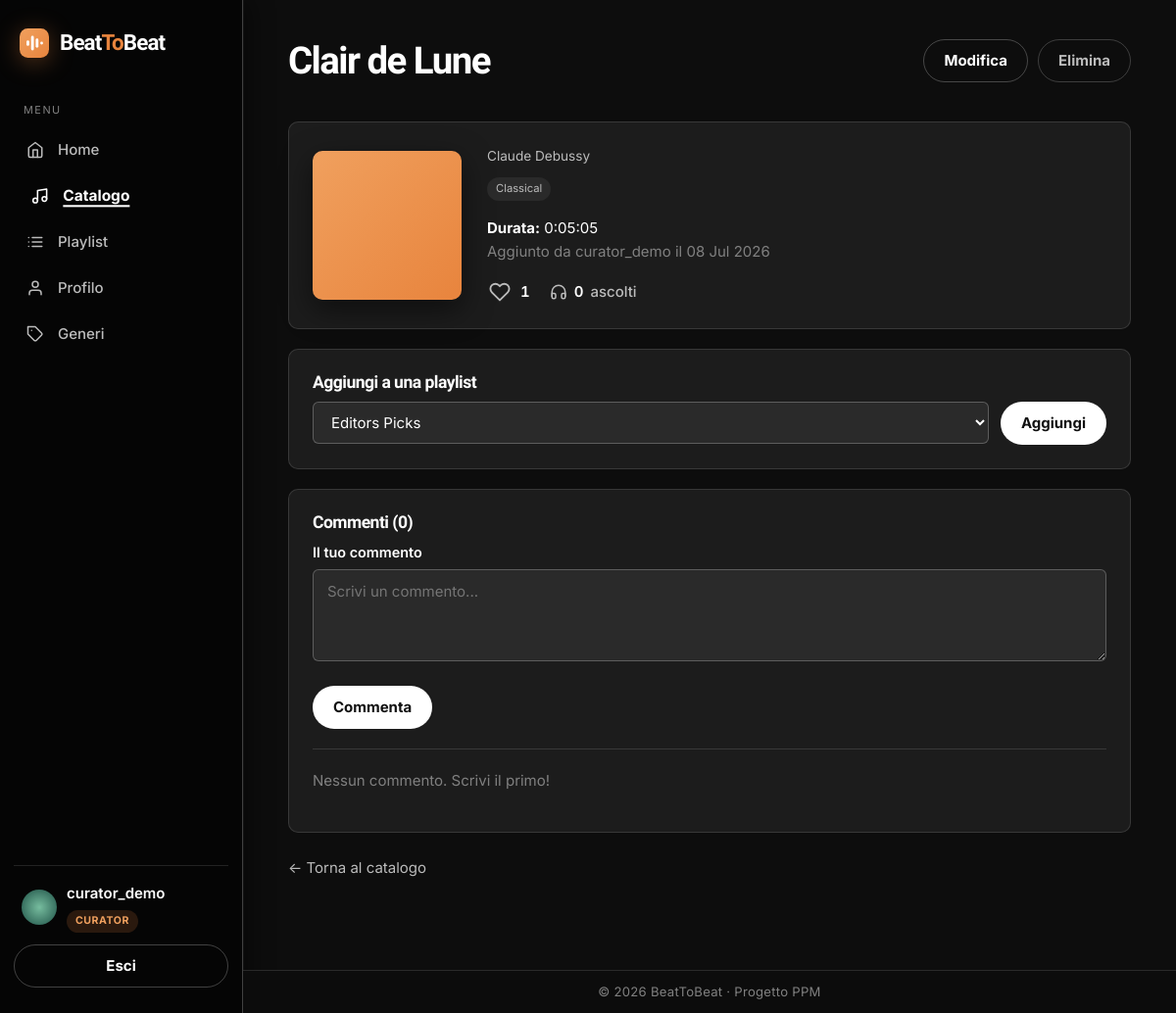
/music/songs/13/ (signed in), run on an earlier commit of the app's database.
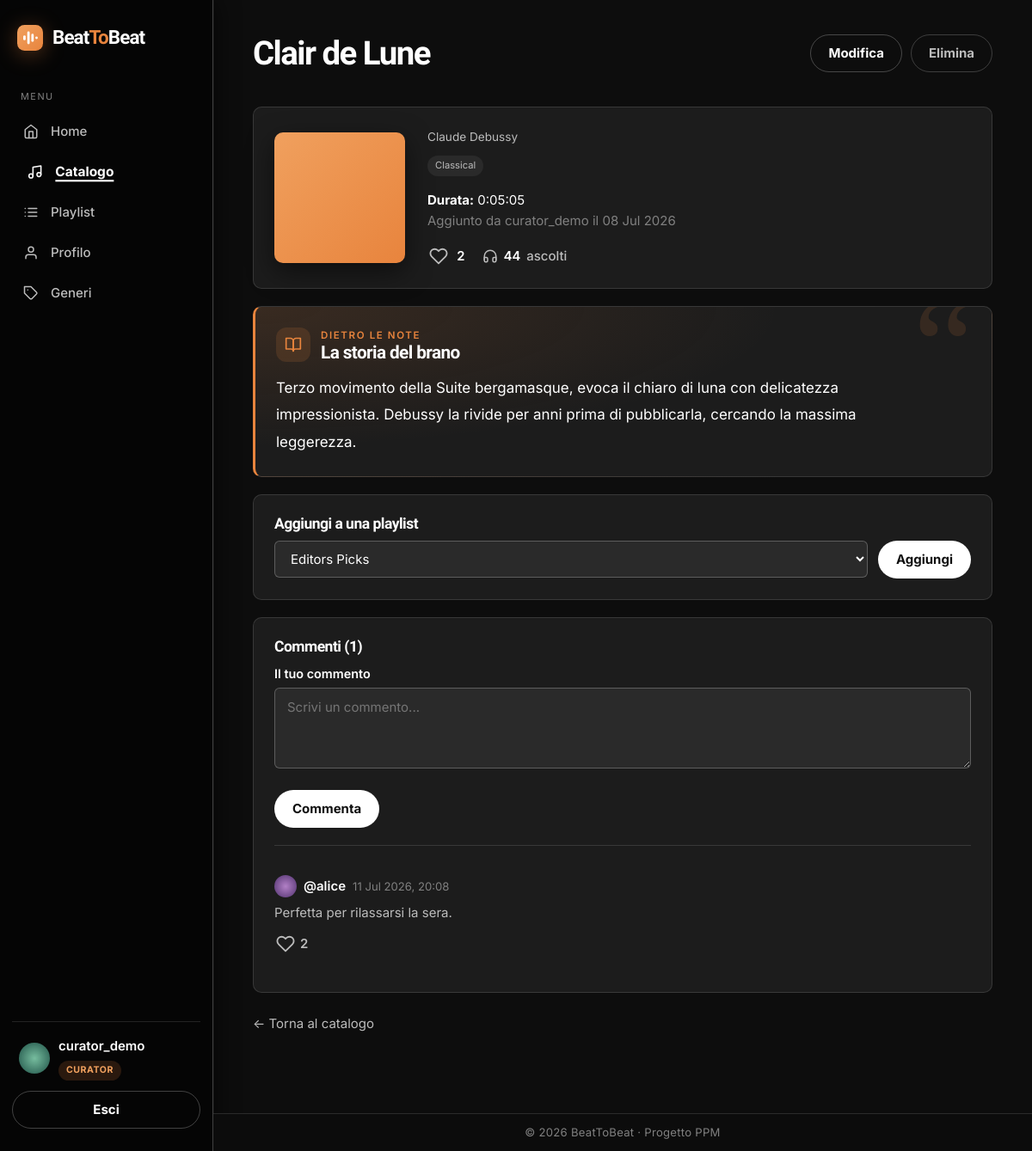
And on a later commit of the database.
### accounts/models.py (models this page shows, shortened)
class CustomUser(AbstractUser):
    class Role(models.TextChoices):
        LISTENER = 'listener', 'Listener'
        CURATOR = 'curator', 'Curator'
        MODERATOR = 'moderator', 'Moderator'
    role = models.CharField(
        max_length=20,
        choices=Role.choices,
        default=Role.LISTENER,
    )
    bio = models.TextField(blank=True)
    birth_date = models.DateField(null=True, blank=True)
    favorite_genre = models.ForeignKey(
        'music.Genre',
        on_delete=models.SET_NULL,
        null=True,
        blank=True,
        related_name='fans',
    )
    avatar_image = models.FileField(
        upload_to='avatars/',
        blank=True,
        null=True,
        validators=[FileExtensionValidator(allowed_extensions=['jpg', 'jpeg', 'png', 'gif', 'webp'])],
    )
    AVATAR_COLORS = ['#f0803c', '#e0a15e', '#81b29a', '#6a8ec9', '#b07ba0', '#c96a6a']
    @property
    def is_curator(self):
        return self.role == self.Role.CURATOR or self.is_superuser
    @property
    def is_moderator(self):
        return self.role == self.Role.MODERATOR or self.is_superuser

### music/models.py (models this page shows, shortened)
class Song(models.Model):
    title = models.CharField(max_length=200)
    artist = models.CharField(max_length=200)
    genre = models.ForeignKey(
        Genre,
        on_delete=models.PROTECT,
        related_name='songs',
    )
    added_by = models.ForeignKey(
        settings.AUTH_USER_MODEL,
        on_delete=models.CASCADE,
        related_name='added_songs',
    )
    duration = models.DurationField(blank=True, null=True)
    story = models.TextField(
        blank=True,
        help_text='Un breve racconto sul brano, mostrato nella sua pagina.',
    )
    audio_file = models.FileField(
        upload_to='audio/',
        blank=True,
        null=True,
        validators=[FileExtensionValidator(allowed_extensions=['mp3', 'wav', 'ogg', 'm4a'])],
    )
    likes = models.ManyToManyField(
        settings.AUTH_USER_MODEL,
        related_name='liked_songs',
        blank=True,
    )
    play_count = models.PositiveIntegerField(default=0)
    created_at = models.DateTimeField(auto_now_add=True)
    class Meta:
        ordering = ['-created_at', 'id']

class Genre(models.Model):
    name = models.CharField(max_length=100, unique=True)
    description = models.TextField(blank=True)
    class Meta:
        ordering = ['name']

class Comment(models.Model):
    song = models.ForeignKey(Song, on_delete=models.CASCADE, related_name='comments')
    author = models.ForeignKey(settings.AUTH_USER_MODEL, on_delete=models.CASCADE, related_name='comments')
    text = models.TextField()
    likes = models.ManyToManyField(settings.AUTH_USER_MODEL, related_name='liked_comments', blank=True)
    created_at = models.DateTimeField(auto_now_add=True)
    class Meta:
        ordering = ['-created_at']

### music/views.py (the view)
# urls.py: path('songs/<int:pk>/', views.SongDetailView.as_view(), name='song_detail'),
class SongDetailView(LoginRequiredMixin, DetailView):
    model = Song
    template_name = 'music/songs/detail.html'
    context_object_name = 'song'
    def get_context_data(self, **kwargs):
        context = super().get_context_data(**kwargs)
        context['user_playlists'] = Playlist.objects.filter(
            owner=self.request.user
        ).exclude(songs=self.object)
        context['comment_form'] = CommentForm()
        return context

### music/forms.py
class CommentForm(forms.ModelForm):
    class Meta:
        model = Comment
        fields = ['text']
        labels = {'text': 'Il tuo commento'}
        widgets = {
            'text': forms.Textarea(attrs={'rows': 3, 'placeholder': 'Scrivi un commento...'}),
        }

### templates/music/songs/detail.html (shortened to what this page needs)
{% extends 'base.html' %}
{% block content %}
<div class="page-header">
	<h1 class="page-title">{{ song.title }}</h1>
	{% if user.is_curator %}
	<div class="actions">
		<a class="btn btn-ghost" href="{% url 'music:song_update' song.pk %}">Modifica</a>
		<a class="btn btn-danger" href="{% url 'music:song_delete' song.pk %}">Elimina</a>
	</div>
	{% endif %}
</div>
<div class="panel detail-hero">
	<div class="detail-cover"></div>
	<div>
		<div class="card-artist">{{ song.artist }}</div>
		<span class="genre-chip">{{ song.genre.name }}</span>
		{% if song.duration %}<p class="mt-2 mb-0"><strong>Durata:</strong> {{ song.duration }}</p>{% endif %}
		<p class="text-muted mb-2">
			Aggiunto da {{ song.added_by.username }} il {{ song.created_at|date:"d M Y" }}
		</p>
		<div class="detail-stats">
			<div class="detail-counters">
				<form method="post" action="{% url 'music:toggle_like_song' song.pk %}" class="like-form like-detail">
					<button type="submit" class="like-btn {% if user in song.likes.all %}liked{% endif %}" title="Mi piace">
						<svg class="heart-icon heart-outline" viewBox="0 0 24 24" fill="none" stroke="currentColor" stroke-width="2" stroke-linecap="round" stroke-linejoin="round"><path d="M20.84 4.61a5.5 5.5 0 0 0-7.78 0L12 5.67l-1.06-1.06a5.5 5.5 0 0 0-7.78 7.78l1.06 1.06L12 21.23l7.78-7.78 1.06-1.06a5.5 5.5 0 0 0 0-7.78z"/></svg>
					</button>
					<span class="like-count">{{ song.likes.count }}</span>
				</form>
				<span class="stat-item">
					<svg class="stat-icon" viewBox="0 0 24 24" fill="none" stroke="currentColor" stroke-width="2" stroke-linecap="round" stroke-linejoin="round"><path d="M3 18v-6a9 9 0 0 1 18 0v6"/><path d="M21 19a2 2 0 0 1-2 2h-1a2 2 0 0 1-2-2v-3a2 2 0 0 1 2-2h3zM3 19a2 2 0 0 0 2 2h1a2 2 0 0 0 2-2v-3a2 2 0 0 0-2-2H3z"/></svg>
					<span class="play-count" data-song="{{ song.pk }}">{{ song.play_count }}</span> ascolti
				</span>
			</div>
		</div>
	</div>
</div>
{% if song.story %}
<div class="panel story-panel mt-3">
	<div class="story-header">
		<span class="story-icon">
			<svg viewBox="0 0 24 24" fill="none" stroke="currentColor" stroke-width="2" stroke-linecap="round" stroke-linejoin="round"><path d="M2 3h6a4 4 0 0 1 4 4v14a3 3 0 0 0-3-3H2z"/><path d="M22 3h-6a4 4 0 0 0-4 4v14a3 3 0 0 1 3-3h7z"/></svg>
		</span>
		<div>
			<div class="story-eyebrow">Dietro le note</div>
			<h3 class="story-title">La storia del brano</h3>
		</div>
	</div>
	<p class="song-story mb-0">{{ song.story|linebreaksbr }}</p>
</div>
{% endif %}
{% if user_playlists %}
<div class="panel mt-3">
	<h3>Aggiungi a una playlist</h3>
	<form method="post" action="{% url 'music:add_to_playlist' song.id %}" class="filter-row">
		<select name="playlist_id">
			{% for pl in user_playlists %}
			<option value="{{ pl.id }}">{{ pl.name }}</option>
			{% endfor %}
		</select>
		<button type="submit" class="btn btn-accent">Aggiungi</button>
	</form>
</div>
{% endif %}
<div class="panel mt-3">
	<h3>Commenti ({{ song.comments.count }})</h3>
	<form method="post" action="{% url 'music:add_comment' song.pk %}">
		{% include 'partials/form_fields.html' with form=comment_form %}
		<button type="submit" class="btn btn-accent">Commenta</button>
	</form>
	<hr>
	{% for comment in song.comments.all %}
	<div class="comment">
		<div class="comment-head">
			{% include 'partials/avatar.html' with profile_user=comment.author size='avatar-sm' %}
			<a href="{% url 'accounts:public_profile' comment.author.username %}" class="comment-author">@{{ comment.author.username }}</a>
			<span class="comment-date">{{ comment.created_at|date:"d M Y, H:i" }}</span>
		</div>
		<p class="comment-text">{{ comment.text|linebreaksbr }}</p>
		<div class="comment-actions">
			<form method="post" action="{% url 'music:toggle_like_comment' comment.pk %}" class="like-form">
				<button type="submit" class="like-btn {% if user in comment.likes.all %}liked{% endif %}" title="Mi piace">
					<svg class="heart-icon heart-outline" viewBox="0 0 24 24" fill="none" stroke="currentColor" stroke-width="2" stroke-linecap="round" stroke-linejoin="round"><path d="M20.84 4.61a5.5 5.5 0 0 0-7.78 0L12 5.67l-1.06-1.06a5.5 5.5 0 0 0-7.78 7.78l1.06 1.06L12 21.23l7.78-7.78 1.06-1.06a5.5 5.5 0 0 0 0-7.78z"/></svg>
					<span class="like-count">{{ comment.likes.count }}</span>
				</button>
			</form>
		</div>
	</div>
	{% empty %}
	<p class="text-muted mt-2">Nessun commento. Scrivi il primo!</p>
	{% endfor %}
</div>
<p class="mt-3"><a class="muted-link" href="{% url 'music:song_list' %}">← Torna al catalogo</a></p>
{% endblock %}

### templates/base.html (shortened to what this page needs)
{% load static %}
<!DOCTYPE html>
<html lang="it">
<head>
	<link rel="stylesheet" href="{% static 'css/style.css' %}">
</head>
<body>
	{% block layout %}
	<div class="app-shell">
		<aside class="sidebar">
			<a class="brand" href="{% url 'pages:home' %}">{% include 'partials/logo.html' %}<span>Beat<span class="beat-accent">To</span>Beat</span></a>
			<nav>
				<div class="nav-section-label">Menu</div>
				<a class="nav-item-link {% if request.path == '/' %}active{% endif %}" href="{% url 'pages:home' %}">
					<span class="nav-icon"><svg viewBox="0 0 24 24" fill="none" stroke="currentColor" stroke-width="2" stroke-linecap="round" stroke-linejoin="round"><path d="M3 9l9-7 9 7v11a2 2 0 0 1-2 2H5a2 2 0 0 1-2-2z"/><path d="M9 22V12h6v10"/></svg></span><span class="nav-label">Home</span>
				</a>
				{% if user.is_authenticated %}
				<a class="nav-item-link {% if '/music/songs' in request.path %}active{% endif %}" href="{% url 'music:song_list' %}">
					<span class="nav-icon"><svg viewBox="0 0 24 24" fill="none" stroke="currentColor" stroke-width="2" stroke-linecap="round" stroke-linejoin="round"><path d="M9 18V5l12-2v13"/><circle cx="6" cy="18" r="3"/><circle cx="18" cy="16" r="3"/></svg></span><span class="nav-label">Catalogo</span>
				</a>
				<a class="nav-item-link {% if '/music/playlists' in request.path %}active{% endif %}" href="{% url 'music:playlist_list' %}">
					<span class="nav-icon"></span><span class="nav-label">Playlist</span>
				</a>
				<a class="nav-item-link {% if '/accounts/profile' in request.path %}active{% endif %}" href="{% url 'accounts:profile' %}">
					<span class="nav-icon"><svg viewBox="0 0 24 24" fill="none" stroke="currentColor" stroke-width="2" stroke-linecap="round" stroke-linejoin="round"><path d="M20 21v-2a4 4 0 0 0-4-4H8a4 4 0 0 0-4 4v2"/><circle cx="12" cy="7" r="4"/></svg></span><span class="nav-label">Profilo</span>
				</a>
				{% if user.is_curator %}
				<a class="nav-item-link {% if '/music/genres' in request.path %}active{% endif %}" href="{% url 'music:genre_list' %}">
					<span class="nav-icon"><svg viewBox="0 0 24 24" fill="none" stroke="currentColor" stroke-width="2" stroke-linecap="round" stroke-linejoin="round"><path d="M20.59 13.41l-7.17 7.17a2 2 0 0 1-2.83 0L2 12V2h10l8.59 8.59a2 2 0 0 1 0 2.82z"/><line x1="7" y1="7" x2="7.01" y2="7"/></svg></span><span class="nav-label">Generi</span>
				</a>
				{% endif %}
				{% endif %}
			</nav>
			<div class="sidebar-footer">
				{% if user.is_authenticated %}
				<div class="user-box">
					{% include 'partials/avatar.html' with profile_user=user %}
					<div>
						<div class="user-name">{{ user.username }}</div>
						{% if user.is_superuser %}
						<span class="role-badge admin">Admin</span>
						{% elif user.role == 'curator' %}
						<span class="role-badge curator">Curator</span>
						{% elif user.role == 'moderator' %}
						<span class="role-badge moderator">Moderator</span>
						{% else %}
						<span class="role-badge listener">Listener</span>
						{% endif %}
					</div>
				</div>
				<form method="post" action="{% url 'accounts:logout' %}">
					<button type="submit" class="btn btn-ghost btn-block">Esci</button>
				</form>
				{% else %}
				<a class="btn btn-accent btn-block" href="{% url 'accounts:login' %}">Accedi</a>
				<a class="btn btn-ghost btn-block mt-2" href="{% url 'accounts:signup' %}">Registrati</a>
				{% endif %}
			</div>
		</aside>
		<main class="content-area">
			{% block content %}{% endblock %}
			<footer class="site-footer">© 2026 BeatToBeat · Progetto PPM</footer>
		</main>
	</div>
	{% endblock %}
</body>
</html>

### templates/partials/logo.html (shortened to what this page needs)
<span class="brand-logo">
</span>

### templates/partials/avatar.html
{% if profile_user.avatar_image %}
<span class="avatar {{ size }}"><img src="{{ profile_user.avatar_image.url }}" alt="{{ profile_user.username }}"></span>
{% else %}
<span class="avatar {{ size }}" style="background-color: {{ profile_user.avatar_color }};">{{ profile_user.initial }}</span>
{% endif %}

### templates/partials/form_fields.html (shortened to what this page needs)
{% for field in form %}
{% if field.is_hidden %}
{{ field }}
{% elif field.name == skip %}
{% else %}
<div class="form-group">
	<label for="{{ field.id_for_label }}">{{ field.label }}</label>
	{{ field }}
</div>
{% endif %}
{% endfor %}

What changed in the data, as far as the page shows it:
changed Song "Clair de Lune": likes.count "1" → "2"; play_count "0" → "44"; story (not shown) → "Terzo movimento della Suite bergamasque, evoca il chiaro di luna con delicatezza impressionista. Debussy la rivide per anni prima di pubblicarla, cercando la massima leggerezza."; comments.count "0" → "1"
added Comment: avatar_image (picture), author.username "alice", created_at "11 Jul 2026, 20:08", text "Perfetta per rilassarsi la sera.", likes.count "2"
Also different on the page:
text no longer shown: "Nessun commento. Scrivi il primo!"
text now shown: "DIETRO LE NOTE La storia del brano"
